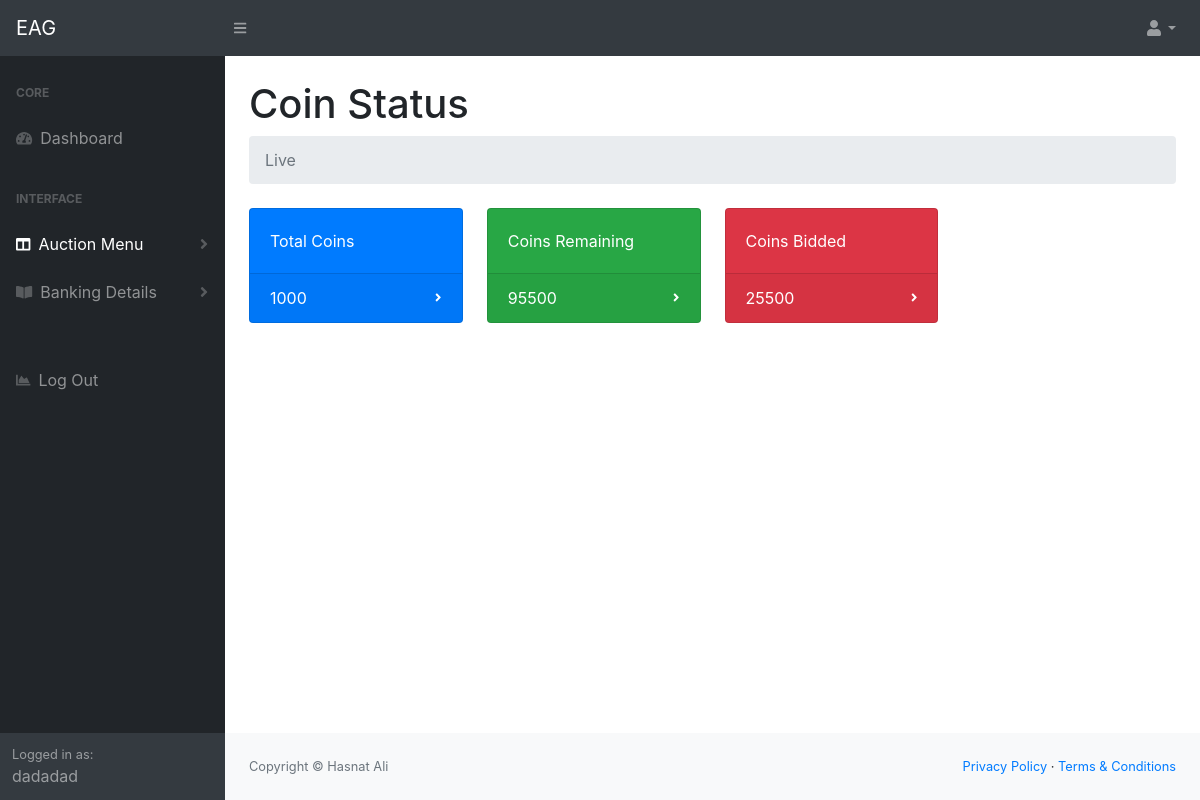
Page /CoinStatus/ (signed in) on the earlier database version.
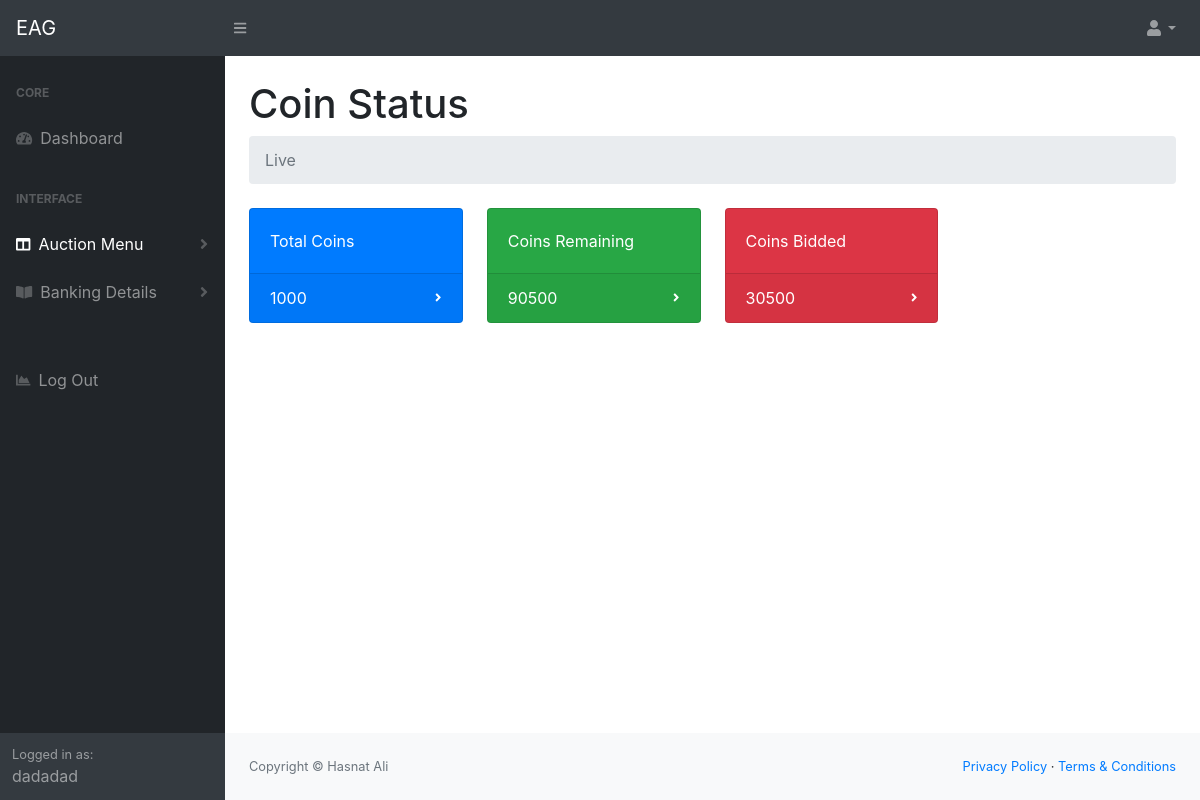
Same page on the later database version.
### dashboard/models.py (models this page shows, shortened)
class Coins(models.Model):
    customer = models.ForeignKey(Customer, null=True, on_delete= models.SET_NULL)
    total = models.IntegerField(default=0)
    bided = models.IntegerField(default=0)
    remaining = models.IntegerField(default=0)
    date_created = models.DateTimeField(auto_now_add=True, null=True)

### dashboard/views.py (the view)
# urls.py: path('CoinStatus/', views.coinstatus, name="coin_status"),
@login_required(login_url="homepage")
def coinstatus(request):
    customer = request.user.customer
    coins = customer.coins_set.all()
    bids = customer.bids_set.all()
    totalbids = bids.count()
    context = {
        'customer': customer,
        'coins':  coins,
        'bids': bids,
    }
    return render(request, 'dashboard/dist/CoinStatus.html', context)

### dashboard/templates/dashboard/dist/CoinStatus.html (shortened to what the changed rows need)
<!DOCTYPE html>
{% load static %}
<html lang="en">
    <head>
        <link href="{%static 'css/styles.css' %}" rel="stylesheet" />
        <link href="https://cdn.datatables.net/1.10.20/css/dataTables.bootstrap4.min.css" rel="stylesheet" />
    </head>
    <body class="sb-nav-fixed">
        <div id="layoutSidenav">
            <div id="layoutSidenav_content">
                <main>
                    <div class="container-fluid">
                        <h1 class="mt-4">Coin Status</h1>
                        <div class="row">
                            {% for coin in coins %}
                                <div class="col-xl-3 col-md-6">
                                    <div class="card bg-primary text-white mb-4">
                                        <div class="card-body">Total Coins</div>
                                        <div class="card-footer d-flex align-items-center justify-content-between">
                                        {{coin.total}}
                                            <div class="small text-white"><i class="fas fa-angle-right"></i></div>
                                        </div>
                                    </div>
                                </div>
                                <div class="col-xl-3 col-md-6">
                                    <div class="card bg-success text-white mb-4">
                                        <div class="card-body">Coins Remaining</div>
                                        <div class="card-footer d-flex align-items-center justify-content-between">
                                        {{coin.remaining}}
                                            <div class="small text-white"><i class="fas fa-angle-right"></i></div>
                                        </div>
                                    </div>
                                </div>
                                <div class="col-xl-3 col-md-6">
                                    <div class="card bg-danger text-white mb-4">
                                        <div class="card-body">Coins Bidded</div>
                                        <div class="card-footer d-flex align-items-center justify-content-between">
                                        {{coin.bided}}
                                            <div class="small text-white"><i class="fas fa-angle-right"></i></div>
                                        </div>
                                    </div>
                                </div>
                            {% endfor %}
                        </div>
                </main>
            </div>
        </div>
    </body>
</html>

Differences in the rows shown:
changed Coins: remaining "95500" → "90500"; bided "25500" → "30500"
